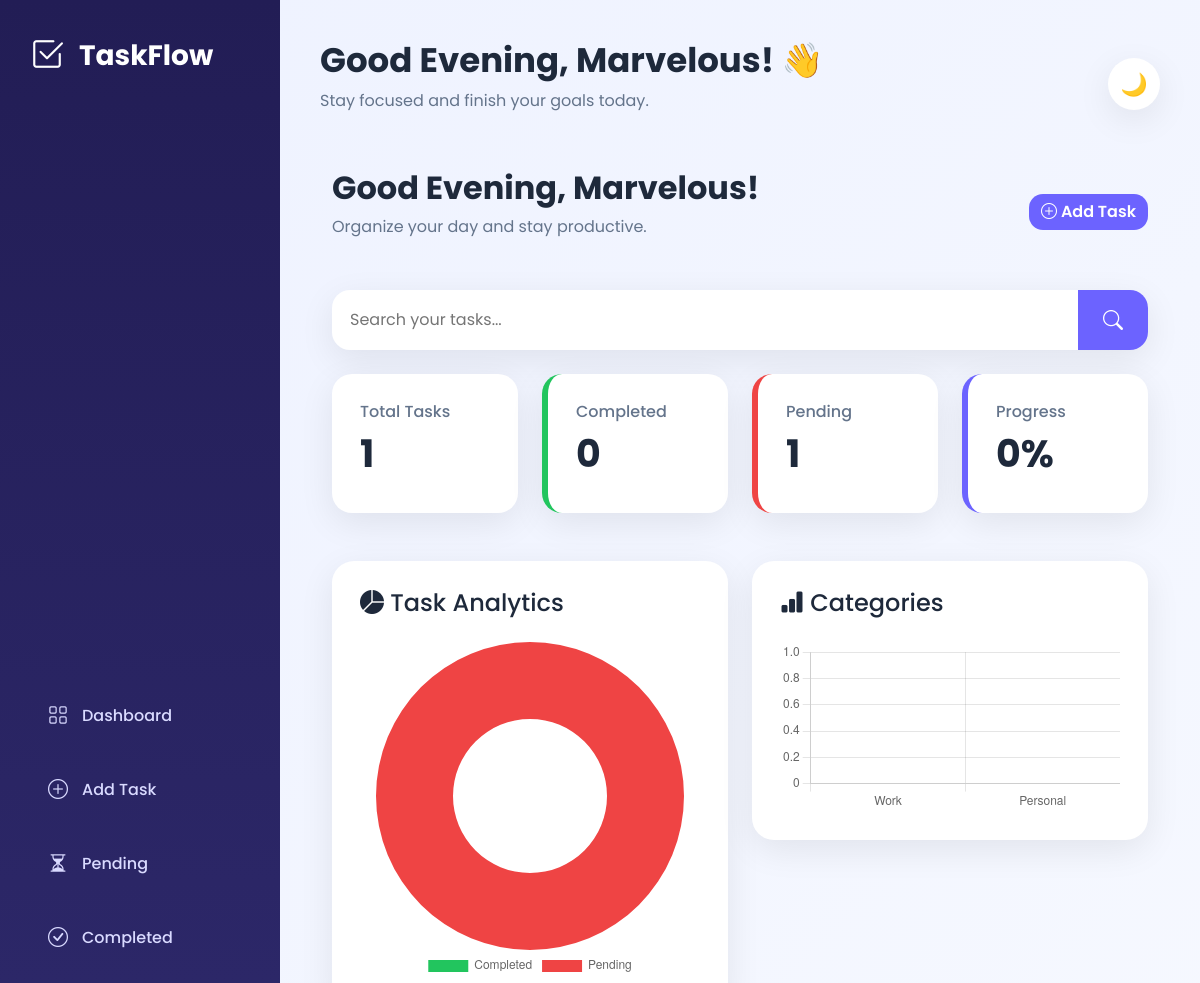
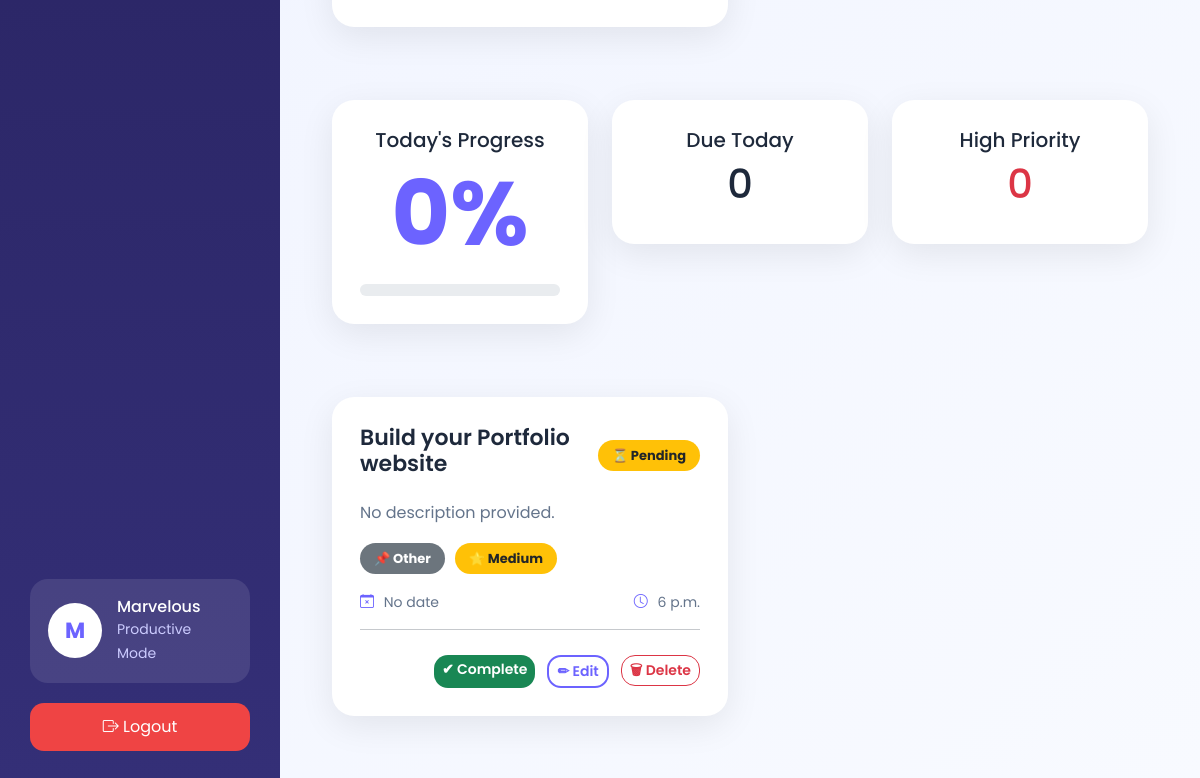
The app's page / (signed in), older data (2 pictures, top to bottom).
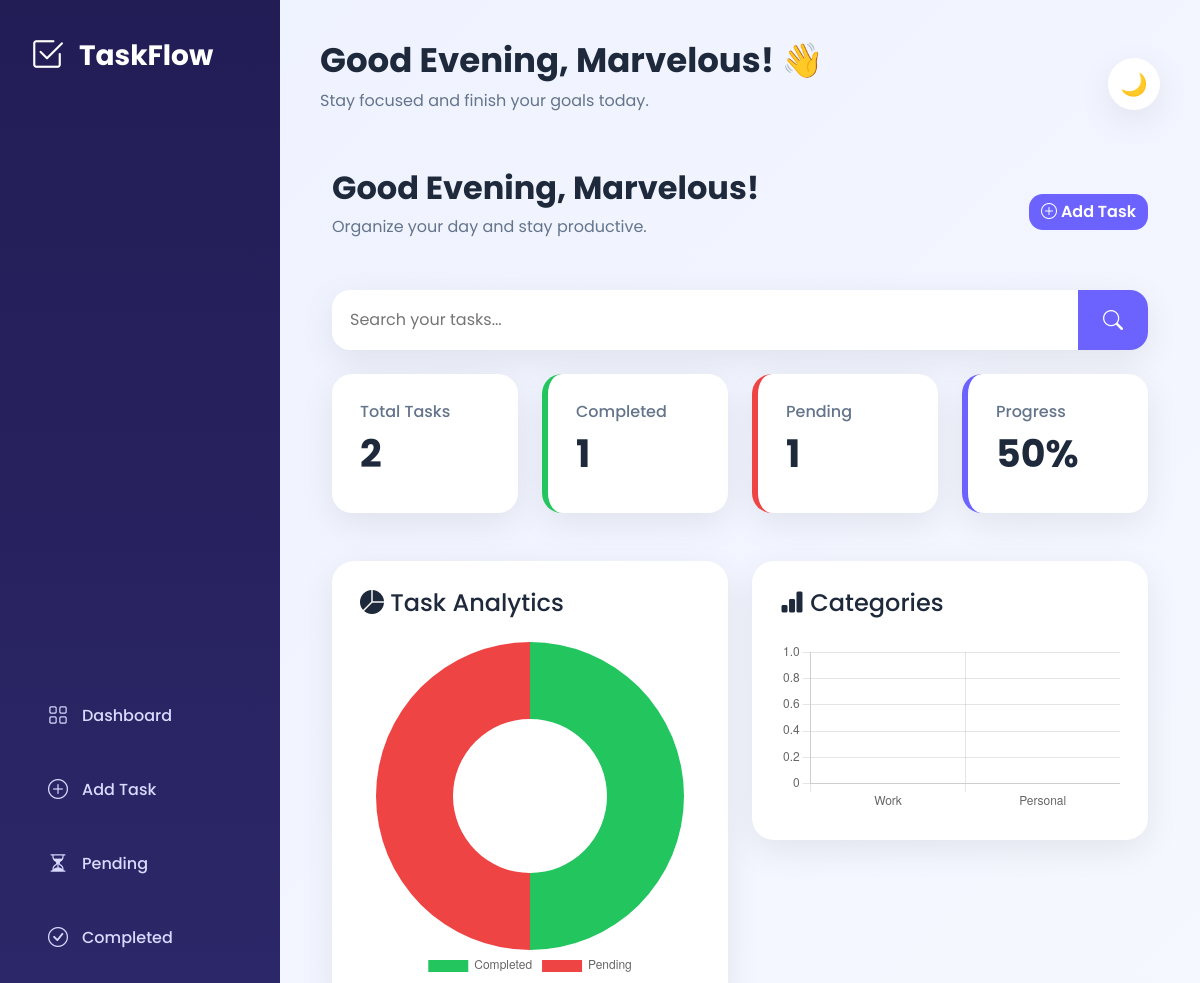
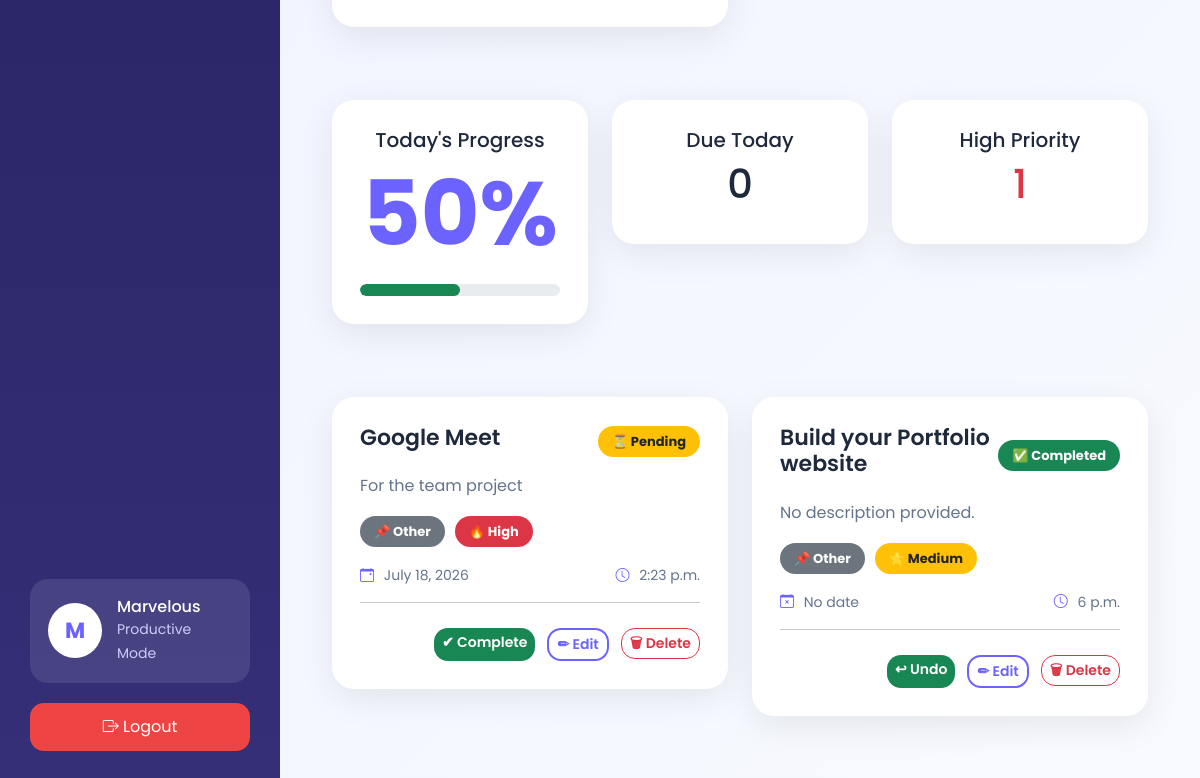
The same page, newer data (2 pictures, top to bottom).
### task/models.py (models this page shows, shortened)
class Task(models.Model):
    PRIORITY_CHOICES = (
        ("High", "High 🔴"),
        ("Medium", "Medium 🟡"),
        ("Low", "Low 🟢"),
    )
    CATEGORY_CHOICES = (
        ("Business", "💼 Business"),
        ("School", "📚 School"),
        ("Personal", "👤 Personal"),
        ("Shopping", "🛒 Shopping"),
        ("Health", "❤️ Health"),
        ("Others", "📌 Others"),
    )
    user = models.ForeignKey(
        User,
        on_delete=models.CASCADE,
        related_name="tasks"
    )
    title = models.CharField(
        max_length=140,
        validators=[
            MinLengthValidator(
                3,
                "Task title must contain at least 3 characters."
            )
        ]
    )
    description = models.TextField(
    blank=True,
    default=""
)
    category = models.CharField(
        max_length=20,
        choices=CATEGORY_CHOICES,
        default="Personal"
    )
    priority = models.CharField(
        max_length=20,
        choices=PRIORITY_CHOICES,
        default="Medium"
    )
    done = models.BooleanField(
        default=False
    )
    due_date = models.DateField(
        blank=True,
        null=True
    )
    due_time = models.TimeField(
        blank=True,
        null=True
    )
    created_at = models.DateTimeField(
        auto_now_add=True
    )
    updated_at = models.DateTimeField(
        auto_now=True
    )
    completed_at = models.DateTimeField(
        blank=True,
        null=True
    )
    @property
    def is_overdue(self):
        if self.done:
            return False
        if self.due_date:
            return (
                self.due_date <
                timezone.now().date()
            )
        return False
    class Meta:
        ordering = [
            "-created_at"
        ]
        indexes = [
            models.Index(
                fields=[
                    "user",
                    "done"
                ]
            ),
            models.Index(
                fields=[
                    "user",
                    "category"
                ]
            ),
            models.Index(
                fields=[
                    "user",
                    "priority"
                ]
            ),
            models.Index(
                fields=[
                    "due_date"
                ]
            ),
        ]

### task/views.py (the view, shortened to what this page needs)
# urls.py: path("", home, name="home"),
@login_required(login_url="login")
def home(request):
    greeting = f"{get_greeting()}, {request.user.username}!"
    user_tasks = Task.objects.filter(
        user=request.user
    ).order_by("-created_at")
    search = request.GET.get("search", "")
    stats = dashboard_statistics(
        Task.objects.filter(user=request.user)
    )
    total = stats["total"]
    completed = stats["completed"]
    pending = stats["pending"]
    progress = stats["progress"]
    today = date.today()
    today_tasks = Task.objects.filter(
        user=request.user,
        due_date=today
    ).count()
    high_priority = Task.objects.filter(
        user=request.user,
        priority="High"
    ).count()
    work_tasks = Task.objects.filter(
    user=request.user,
    category="Work"
    ).count()
    personal_tasks = Task.objects.filter(
    user=request.user,
    category="Personal"
    ).count()
    overdue_tasks = Task.objects.filter(
        user=request.user,
        done=False,
        due_date__lt=today
    ).count()
    paginator = Paginator(
        user_tasks,
        8
    )
    page = request.GET.get("page")
    tasks = paginator.get_page(page)
    context = {
        "greeting": greeting,
        "tasks": tasks,
        "search": search,
        "total": total,
        "completed": completed,
        "pending": pending,
        "progress": progress,
        "completed_chart": completed,
        "pending_chart": pending,
        "today_tasks": today_tasks,
        "high_priority": high_priority,
        "business_tasks": work_tasks,
        "personal_tasks": personal_tasks,
        "overdue_tasks": overdue_tasks,
    }
    return render(
    request,
    "home.html",
    context
)

### templates/home.html (shortened to what this page needs)
{% extends "base.html" %}
{% block content %}
<div class="container-fluid">
    <div class="dashboard-header">
        <div>
            <h2>{{ greeting }}</h2>
            <p>
                Organize your day and stay productive.
            </p>
        </div>
        <a href="{% url 'add_task' %}" class="btn btn-primary">
            <i class="bi bi-plus-circle"></i>
            Add Task
        </a>
    </div>
    <form method="GET" class="search-box mb-4">
        <input
            type="text"
            name="search"
            value="{{ search }}"
            placeholder="Search your tasks...">
        <button type="submit">
            <i class="bi bi-search"></i>
        </button>
    </form>
    <div class="row g-4 mb-5">
        <div class="col-lg-3 col-md-6">
            <div class="stat-card">
                <h6>Total Tasks</h6>
                <h2>{{ total }}</h2>
            </div>
        </div>
        <div class="col-lg-3 col-md-6">
            <div class="stat-card green">
                <h6>Completed</h6>
                <h2>{{ completed }}</h2>
            </div>
        </div>
        <div class="col-lg-3 col-md-6">
            <div class="stat-card red">
                <h6>Pending</h6>
                <h2>{{ pending }}</h2>
            </div>
        </div>
        <div class="col-lg-3 col-md-6">
            <div class="stat-card purple">
                <h6>Progress</h6>
                <h2>{{ progress }}%</h2>
            </div>
        </div>
    </div>
    <div class="row g-4 mb-5">
        <div class="col-lg-6">
            <div class="task-card">
                <h4 class="mb-4">
                    <i class="bi bi-pie-chart-fill"></i>
                    Task Analytics
                </h4>
                <canvas id="taskChart"></canvas>
            </div>
        </div>
        <div class="col-lg-6">
            <div class="task-card">
                <h4 class="mb-4">
                    <i class="bi bi-bar-chart-fill"></i>
                    Categories
                </h4>
                <canvas id="categoryChart"></canvas>
            </div>
        </div>
    </div>
    <div class="row g-4 mb-5">
        <div class="col-lg-4">
            <div class="task-card text-center">
                <h5>Today's Progress</h5>
                <h1 class="display-2">
                    {{ progress }}%
                </h1>
                <div class="progress mt-3">
                    <div
                        class="progress-bar bg-success"
                        style="width:{{ progress }}%">
                    </div>
                </div>
            </div>
        </div>
        <div class="col-lg-4">
            <div class="task-card text-center">
                <h5>
                    Due Today
                </h5>
                <h1>
                    {{ today_tasks }}
                </h1>
            </div>
        </div>
        <div class="col-lg-4">
            <div class="task-card text-center">
                <h5>
                    High Priority
                </h5>
                <h1 class="text-danger">
                    {{ high_priority }}
                </h1>
            </div>
        </div>
    </div>
    <div class="row g-4">
        {% for task in tasks %}
<div class="col-lg-6">
    <div class="task-card">
        <div class="task-top">
            <h4>{{ task.title }}</h4>
            <div>
                {% if task.done %}
                    <span class="badge bg-success">
                        ✅ Completed
                    </span>
                {% else %}
                    <span class="badge bg-warning text-dark">
                        ⏳ Pending
                    </span>
                {% endif %}
            </div>
        </div>
        <p>
            {{ task.description|default:"No description provided." }}
        </p>
        <div class="task-tags">
            {% if task.category == "Work" %}
                <span class="badge bg-primary">
                    💼 Work
                </span>
            {% elif task.category == "School" %}
                <span class="badge bg-info">
                    📚 School
                </span>
            {% elif task.category == "Personal" %}
                <span class="badge bg-success">
                    👤 Personal
                </span>
            {% elif task.category == "Shopping" %}
                <span class="badge bg-warning text-dark">
                    🛒 Shopping
                </span>
            {% elif task.category == "Coding" %}
                <span class="badge bg-dark">
                    💻 Coding
                </span>
            {% else %}
                <span class="badge bg-secondary">
                    📌 Other
                </span>
            {% endif %}
            {% if task.priority == "High" %}
                <span class="badge bg-danger">
                    🔥 High
                </span>
            {% elif task.priority == "Medium" %}
                <span class="badge bg-warning text-dark">
                    ⭐ Medium
                </span>
            {% else %}
                <span class="badge bg-success">
                    🌱 Low
                </span>
            {% endif %}
        </div>
        <div class="task-footer">
            <div>
                {% if task.due_date %}
                    <i class="bi bi-calendar-event"></i>
                    {{ task.due_date }}
                {% else %}
                    <i class="bi bi-calendar-x"></i>
                    No date
                {% endif %}
            </div>
            <div>
                {% if task.due_time %}
                    <i class="bi bi-clock"></i>
                    {{ task.due_time }}
                {% else %}
                    <i class="bi bi-clock"></i>
                    Anytime
                {% endif %}
            </div>
        </div>
        <hr>
        <div class="task-actions">
            <a href="{% url 'toggle_task' task.id %}"
               class="btn btn-sm btn-success">
                {% if task.done %}
                    ↩ Undo
                {% else %}
                    ✔ Complete
                {% endif %}
            </a>
            <a href="{% url 'update_task' task.id %}"
               class="btn btn-sm btn-outline-primary">
                ✏ Edit
            </a>
            <form method="POST"
                  action="{% url 'delete_task' task.id %}">
                <button
                    class="btn btn-sm btn-outline-danger"
                    onclick="return confirm('Delete this task?')">
                    🗑 Delete
                </button>
            </form>
        </div>
    </div>
</div>
{% endfor %}
</div>
</div>
<script>
const taskCtx = document.getElementById("taskChart");
if(taskCtx){
new Chart(taskCtx,{
type:"doughnut",
data:{
labels:["Completed","Pending"],
datasets:[{
data:[
{{ completed_chart }},
{{ pending_chart }}
],
backgroundColor:[
"#22c55e",
"#ef4444"
],
borderWidth:0
}]
},
options:{
responsive:true,
plugins:{
legend:{
position:"bottom"
}
}
}
});
}
const categoryCtx=document.getElementById("categoryChart");
if(categoryCtx){
new Chart(categoryCtx,{
type:"bar",
data:{
labels:["Work","Personal"],
datasets:[{
label:"Tasks",
data:[
{{ business_tasks }},
{{ personal_tasks }}
],
backgroundColor:[
"#6C63FF",
"#22c55e"
]
}]
},
options:{
responsive:true,
plugins:{
legend:{
display:false
}
}
}
});
}
</script>
{% endblock %}

### templates/base.html (shortened to what this page needs)
{% load static %}
<!DOCTYPE html>
<html lang="en">
<head>
    <link href="https://cdn.jsdelivr.net/npm/bootstrap@5.3.3/dist/css/bootstrap.min.css"
          rel="stylesheet">
    <link rel="stylesheet"
          href="https://cdn.jsdelivr.net/npm/bootstrap-icons@1.11.3/font/bootstrap-icons.min.css">
    <link rel="stylesheet"
          href="{% static 'css/style.css' %}">
</head>
<body>
<div class="layout">
    <aside class="sidebar">
        <div class="logo">
            <i class="bi bi-check2-square"></i>
            <span>TaskFlow</span>
        </div>
        <nav>
            <a href="{% url 'home' %}">
                <i class="bi bi-grid"></i>
                Dashboard
            </a>
            <a href="{% url 'add_task' %}">
                <i class="bi bi-plus-circle"></i>
                Add Task
            </a>
            <a href="{% url 'tasks' 'false' %}">
                <i class="bi bi-hourglass-split"></i>
                Pending
            </a>
            <a href="{% url 'tasks' 'true' %}">
                <i class="bi bi-check-circle"></i>
                Completed
            </a>
        </nav>
        <div class="sidebar-bottom">
            {% if user.is_authenticated %}
            <div class="user-card">
                <div class="avatar">
                    {{ user.username|first|upper }}
                </div>
                <div>
                    <h6>{{ user.username }}</h6>
                    <small>Productive Mode</small>
                </div>
            </div>
            <a class="logout-btn"
               href="{% url 'logout' %}">
                <i class="bi bi-box-arrow-right"></i>
                Logout
            </a>
            {% endif %}
        </div>
    </aside>
    <main class="content">
        <header class="topbar">
            <div>
                <h2>
                    {{ greeting }}
                    👋
                </h2>
                <p>
                    Stay focused and finish your goals today.
                </p>
            </div>
            <button id="theme-toggle">
                🌙
            </button>
        </header>
        {% block content %}
        {% endblock %}
    </main>
</div>
</body>
</html>

Row changes from the older to the newer data that the page shows:
added Task: title "Google Meet", done "⏳ Pending", description "For the team project", category "📌 Other", priority "🔥 High", due_date "July 18, 2026", due_time "2:23 p.m."
changed Task "Build your Portfolio website": done "⏳ Pending ✔ Complete" → "✅ Completed ↩ Undo"
Text that changed along with them:
{{ total }}: "1" → "2"
{{ completed }}: "0" → "1"
{{ progress }}: "0" → "50"
chart data {{ completed_chart }}: 0 → 1
{{ high_priority }}: "0" → "1"
